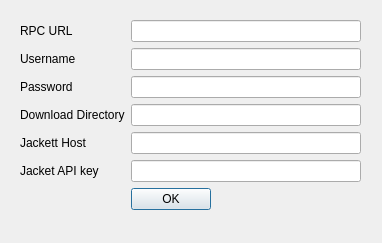
<?xml version="1.0" encoding="UTF-8"?>
<ui version="4.0">
 <class>Settings</class>
 <widget class="QWidget" name="Settings">
  <property name="windowModality">
   <enum>Qt::NonModal</enum>
  </property>
  <property name="geometry">
   <rect>
    <x>0</x>
    <y>0</y>
    <width>382</width>
    <height>243</height>
   </rect>
  </property>
  <property name="sizePolicy">
   <sizepolicy hsizetype="Fixed" vsizetype="Fixed">
    <horstretch>0</horstretch>
    <verstretch>0</verstretch>
   </sizepolicy>
  </property>
  <property name="windowTitle">
   <string>Settings</string>
  </property>
  <widget class="QWidget" name="layoutWidget">
   <property name="geometry">
    <rect>
     <x>20</x>
     <y>20</y>
     <width>341</width>
     <height>211</height>
    </rect>
   </property>
   <layout class="QFormLayout" name="formLayout">
    <property name="fieldGrowthPolicy">
     <enum>QFormLayout::ExpandingFieldsGrow</enum>
    </property>
    <item row="0" column="0">
     <widget class="QLabel" name="label">
      <property name="text">
       <string>RPC URL</string>
      </property>
     </widget>
    </item>
    <item row="0" column="1">
     <widget class="QLineEdit" name="hostTextEdit"/>
    </item>
    <item row="1" column="0">
     <widget class="QLabel" name="label_2">
      <property name="text">
       <string>Username</string>
      </property>
     </widget>
    </item>
    <item row="1" column="1">
     <widget class="QLineEdit" name="usernameTextEdit"/>
    </item>
    <item row="2" column="0">
     <widget class="QLabel" name="label_3">
      <property name="text">
       <string>Password</string>
      </property>
     </widget>
    </item>
    <item row="2" column="1">
     <widget class="QLineEdit" name="passwordTextEdit">
      <property name="echoMode">
       <enum>QLineEdit::Password</enum>
      </property>
     </widget>
    </item>
    <item row="3" column="1">
     <widget class="QLineEdit" name="downloadDirTextEdit">
      <property name="echoMode">
       <enum>QLineEdit::Normal</enum>
      </property>
     </widget>
    </item>
    <item row="3" column="0">
     <widget class="QLabel" name="label_4">
      <property name="text">
       <string>Download Directory</string>
      </property>
     </widget>
    </item>
    <item row="4" column="0">
     <widget class="QLabel" name="label_5">
      <property name="text">
       <string>Jackett Host</string>
      </property>
     </widget>
    </item>
    <item row="4" column="1">
     <widget class="QLineEdit" name="jackettHostTextEdit">
      <property name="echoMode">
       <enum>QLineEdit::Normal</enum>
      </property>
     </widget>
    </item>
    <item row="5" column="1">
     <widget class="QLineEdit" name="jackettApiKeyTextEdit">
      <property name="echoMode">
       <enum>QLineEdit::Normal</enum>
      </property>
     </widget>
    </item>
    <item row="5" column="0">
     <widget class="QLabel" name="label_6">
      <property name="text">
       <string>Jacket API key</string>
      </property>
     </widget>
    </item>
    <item row="6" column="1">
     <widget class="QPushButton" name="pushButton">
      <property name="text">
       <string>OK</string>
      </property>
      <property name="autoDefault">
       <bool>true</bool>
      </property>
      <property name="default">
       <bool>true</bool>
      </property>
     </widget>
    </item>
   </layout>
  </widget>
 </widget>
 <resources/>
 <connections/>
</ui>
